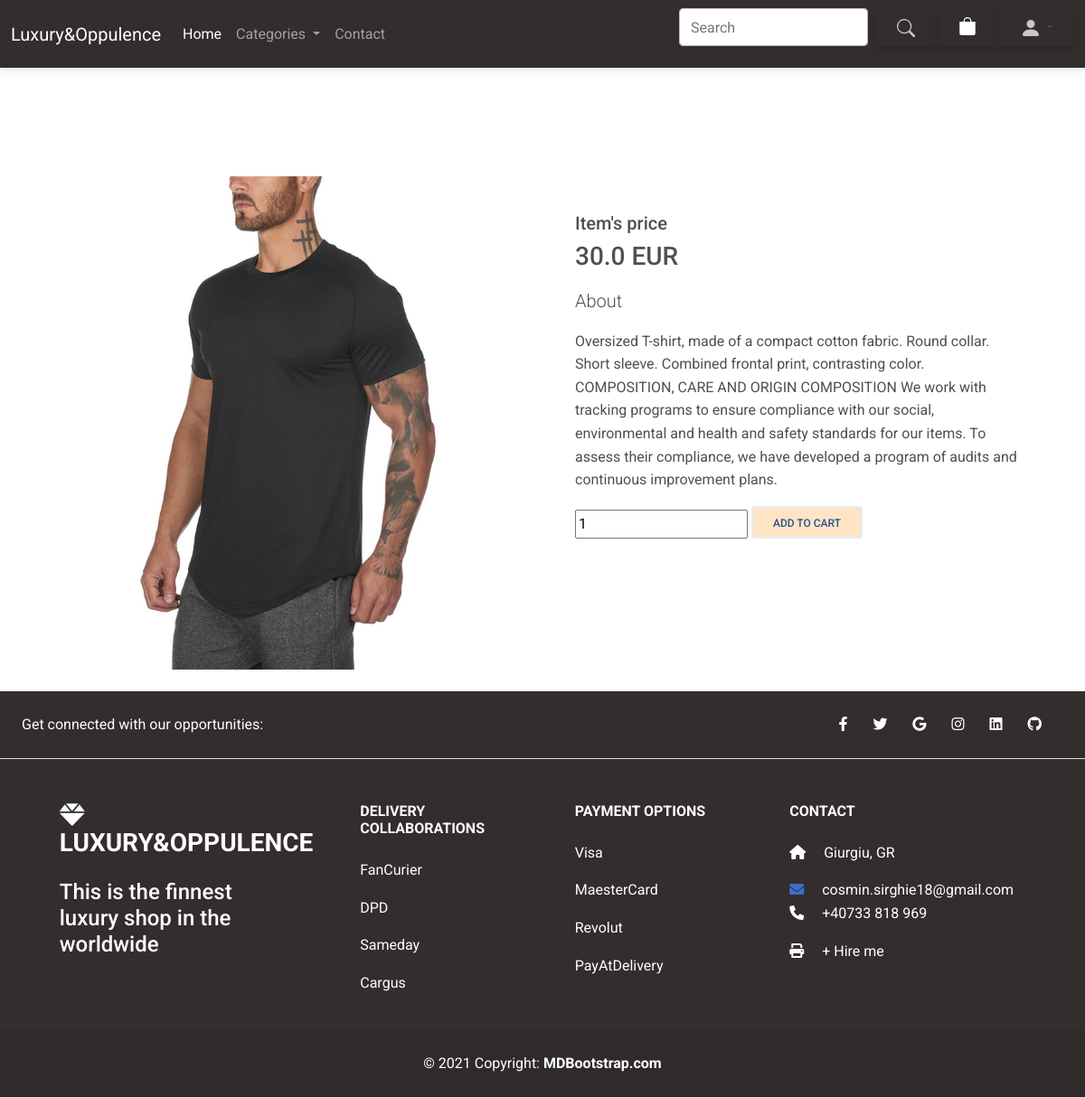
/product-details/2/, run on the app's committed database.
### shop_mag/models.py (models this page shows, shortened)
class Item(models.Model):
    name = models.CharField(max_length=250)
    price = models.FloatField()
    category = models.ForeignKey(Category, on_delete=models.CASCADE)
    label = models.CharField(choices=LABEL_CHOICES, max_length=2, blank=False)
    color = models.CharField(choices=COLORS, max_length=50)
    gender = models.CharField(choices=gender, max_length=10)
    description = models.TextField(null=True)
    stock = models.IntegerField(default=10)
    photo = models.ImageField(null=True, max_length=255, upload_to="static/")
    slug = models.SlugField(auto_created=True)
    @property
    def get_image(self):
        try:
            url = self.photo.url
        except:
            url = ''
        return url

### shop_mag/views.py (the view)
# urls.py: path('product-details/<int:pk>/', views.ItemDetailView.as_view(), name='product_details'),
class ItemDetailView(DeleteView):
    model = Item
    context_object_name = "item"
    template_name = "product_detailts.html"

### shop_mag/context_processors.py (called while the page is built)
def navbar_data(request):
    categories = Category.objects.all()
    return {'categories': categories}

### templates/product_detailts.html (shortened to what this page needs)
{% extends "base.html" %}
{% block content %}
    <main class="mt-5 pt-4">
        <div class="container dark-grey-text mt-5">
            <div class="row wow fadeIn">
                <div class="col-md-6 mb-4">
                    <img src="{{ object.get_image }}"
                         class="img-fluid" alt="">
                </div>
                <div class="col-md-6 mb-4">
                    <div class="p-4">
                        <p class="lead">
                        <h5>Item's price</h5>
                        <h3>{{ item.price }} EUR</h3>
                        </p>
                        <p class="lead font-weight-bold">About</p>
                        <p>{{ object.description }}</p>
                        <div>
                            <form action="{% url 'shop_mag:add_product_to_cart' %}" method="post">
                                <input type="number" name="quantity" value="1">
                                <button type="submit" class="btn btn-outline-secondary add-btn"
                                        style="background: bisque;">ADD TO CART
                                </button>
                            </form>
                        </div>
                    </div>
                </div>
            </div>
        </div>
    </main>
{% endblock content %}

### data on the page
Item: get_image (picture), price "30.0", description "Oversized T-shirt, made of a compact cotton fabric. Round collar. Short sleeve. Combined frontal print, contrasting color. COMPOSITION, CARE AND ORIGIN COMPOSITION We work with tracking programs to ensure compliance with our social, environmental and health and safety standards for our items. To assess their compliance, we have developed a program of audits and continuous improvement plans."
